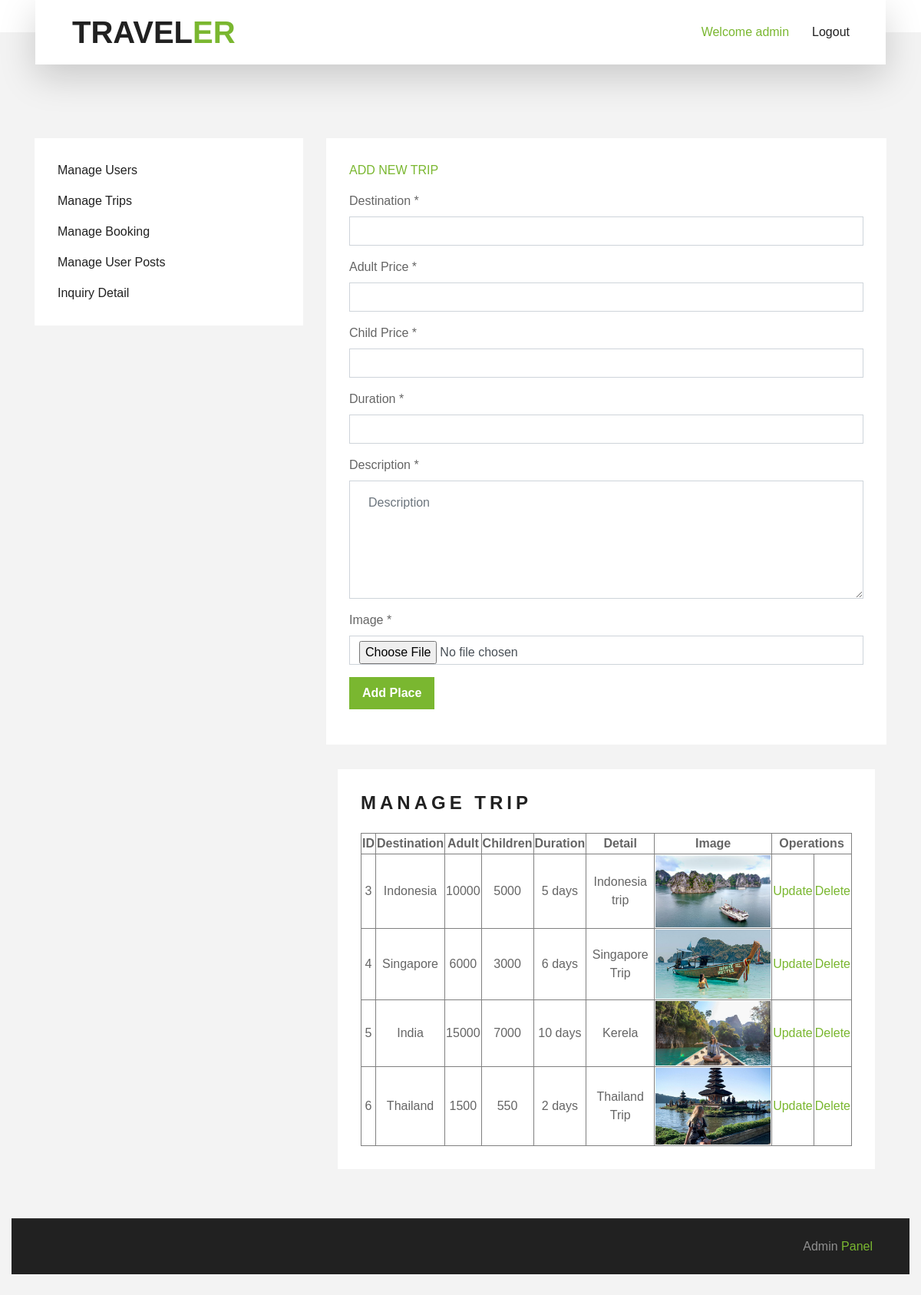
The app's page /admin/ManageTrip.php (signed in) with its own data.
### tables this page shows
CREATE TABLE `trip` (
  `ID` int(11) NOT NULL,
  `destination` varchar(200) NOT NULL,
  `image` text NOT NULL,
  `price_adult` double NOT NULL,
  `price_child` double NOT NULL,
  `duration` varchar(25) NOT NULL,
  `description` text NOT NULL
);

### admin/ManageTrip.php (the view, shortened to what this page needs)
<?php include "header.php"; ?>
<?php if(isset($_SESSION["admin"])){?>
    <div class="container-fluid py-5">
        <div class="container py-5">
            <div class="row">
                <div class="col-lg-4 mt-5 mt-lg-0">
                    <?php include "LeftSideMenu.php" ?>
                </div>
                <div class="col-lg-8">
                    <div class="pb-3">
                        <div class="bg-white mb-3" style="padding: 30px;">
                            <div class="d-flex mb-3">
                                <span class="text-primary text-uppercase text-decoration-none" href="">Add New Trip</span>
                            </div>
                            <div class="bg-white mb-3">
                                <form method="post" enctype="multipart/form-data">
                                    <div class="form-group">
                                        <label for="name">Destination *</label>
                                        <input type="text" class="form-control" name="destination" required>
                                    </div>
                                    <div class="form-group">
                                        <label for="name">Adult Price *</label>
                                        <input type="number" class="form-control" name="price_adult" required>
                                    </div>
                                    <div class="form-group">
                                        <label for="name">Child Price *</label>
                                        <input type="number" class="form-control" name="price_child" required>
                                    </div>
                                    <div class="form-group">
                                        <label for="name">Duration *</label>
                                        <input type="text" class="form-control" name="duration" required="required">
                                    </div>
                                    <div class="form-group">
                                        <label for="name">Description *</label>
                                        <textarea class="form-control py-3 px-4" rows="5" id="message" name="description" placeholder="Description"
                                    required="required"
                                    data-validation-required-message="Please enter description"></textarea>
                                    </div>
                                    <div class="form-group">
                                        <label for="name">Image *</label>
                                        <input type="file" class="form-control" name="place_image" id="place_image">
                                    </div>
                                    <div class="form-group mb-0">
                                        <input type="submit" name="addplace" value="Add Place" class="btn btn-primary font-weight-semi-bold py-2 px-3">
                                    </div>
                                </form>
                            </div>
                        </div>
                    </div>
                <div class="col-lg-12">
                    <div class="bg-white mb-3" style="padding: 30px;">
                        <h4 class="text-uppercase mb-4" style="letter-spacing: 5px;">Manage Trip</h4>
                        <table width="100%" border="1" style="text-align: center;">
                            <?php
                                $sql = "select * from trip";
                                $result=mysqli_query($conn, $sql);
                                if (mysqli_num_rows($result) > 0) {
                            ?>
                            <tr>
                                <th>ID</th>
                                <th>Destination</th>
                                <th>Adult</th>
                                <th>Children</th>
                                <th>Duration</th>
                                <th>Detail</th>
                                <th>Image</th>
                                <th colspan="2">Operations</th>
                            </tr>
                            <?php while($row = mysqli_fetch_assoc($result)){ ?>
                            <tr>
                                <td><?php echo $row["ID"]; ?></td>
                                <td><?php echo $row["destination"]; ?></td>
                                <td><?php echo $row["price_adult"]; ?></td>
                                <td><?php echo $row["price_child"]; ?></td>
                                <td><?php echo $row["duration"]; ?></td>
                                <td><?php echo $row["description"]; ?></td>
                                <td><img src="../<?php echo $row["image"]; ?>" width="150"/></td>
                                <td><a href="ManageTripUpdateDelete.php?id=<?php echo $row["ID"]; ?>&task=update">Update</a></td>
                                <td><a href="ManageTripUpdateDelete.php?id=<?php echo $row["ID"]; ?>&task=delete&path=<?php echo $row["image"]; ?>">Delete</a></td>
                            </tr>
                            <?php }
                            } else {
                                echo "<h3>No trips found</h3>";
                        }?>
                        </table>
                    </div>
                </div>
            </div>
        </div>
    </div>
    <?php include "footer.php" ?>
    <?php
    } else {
        echo "<script>window.location='Login.php';</script>";
} ?>

### records on screen
trip: ID "3", destination "Indonesia", price_adult "10000", price_child "5000", duration "5 days", description "Indonesia trip", image (picture)
trip: ID "4", destination "Singapore", price_adult "6000", price_child "3000", duration "6 days", description "Singapore Trip", image (picture)
trip: ID "5", destination "India", price_adult "15000", price_child "7000", duration "10 days", description "Kerela", image (picture)
trip: ID "6", destination "Thailand", price_adult "1500", price_child "550", duration "2 days", description "Thailand Trip", image (picture)

### other values on screen
$_SESSION['admin'] "admin"
